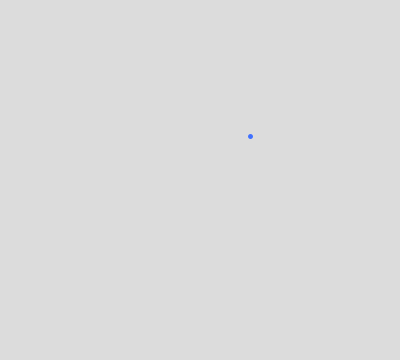
Frame 1 (no input)
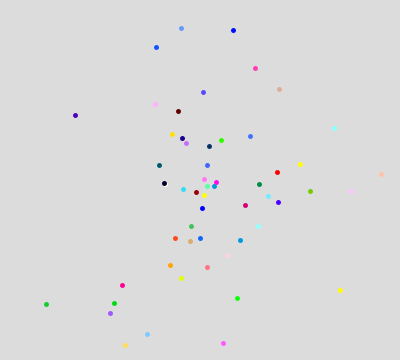
Frame 60 (the mouse pressed at the canvas centre just before this capture)
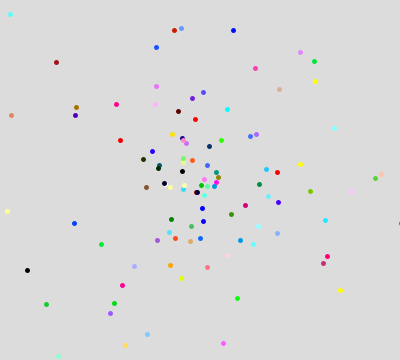
Frame 120 (the mouse held since frame 60 and released just before this capture)

The Processing sketch that drew these frames (run headless with seeded random() and noise(); from frame 60 on, the mouse is pressed at the canvas centre):

// Processing sketch: gaussianDistribution1
// ── gaussianDistribution1.pde
import java.util.Random;

Random generator;
float sdX;
float meanX;
float sdY;
float meanY;
color c;
float cmean;
float sdC;

void setup()
{
  size(400, 360);
  background(220);
  generator = new Random();
 
  meanX = width/2;
  meanY = height/2;
  cmean = 150;
}

void draw()
{
  
  sdX = random(10,150);
  sdY = random(30, 200);
  sdC = random(100, 200);

  
  float numX = (float) generator.nextGaussian();
  float numY = (float) generator.nextGaussian();
  float colorR = (float) generator.nextGaussian(); 
  float colorG = (float) generator.nextGaussian(); 
  float colorB = (float) generator.nextGaussian(); 

  float x = sdX * numX + meanX;
  float y = sdY * numY + meanY;
  float r = sdC * colorR + cmean;
  float g = sdC * colorG + cmean;
  float b = sdC * colorB + cmean;

  strokeWeight(5);
  stroke(r, g, b);
  point(x, y);
  
  println(r);

}
